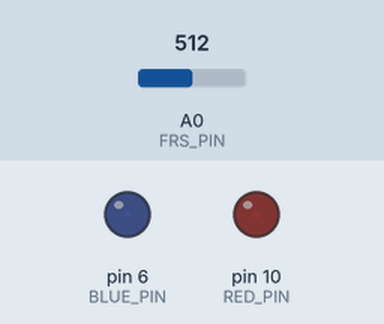
A sketch run on a simulated Arduino Uno, built with avr-gcc and run on an emulated ATmega328P. Shown: output pins drawn as LEDs (lit = HIGH). The inputs (shaded band) are chosen by the test bench; at power-on: A0 (FRS_PIN) = 512. What the sketch prints to the serial monitor is not drawn.

Above: at 1.3 s.
1.4 s: A0 (FRS_PIN) set to 0
At 3.9 s:
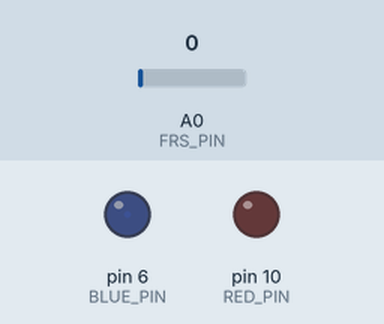
4.5 s: A0 (FRS_PIN) set to 122
At 19.3 s:
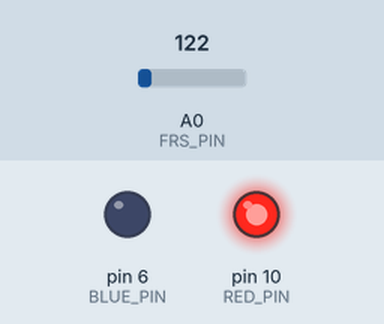
Timing chart, 0 to 21.5 s (numbered marks = the images above; inputs shaded):
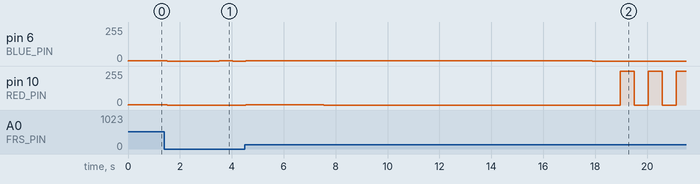

Measured:
- after the input at 1.4 s, pin 6 (BLUE_PIN): 1/255 → 0/255 after 0.11 s, → 1/255 2.0 s later, → 0/255 0.50 s later; pin 10 (RED_PIN): 1/255 → 0/255 after 0.11 s instead of 1.6 s
- after the input at 4.5 s, pin 10 (RED_PIN): 0/255 → 1/255 at once, → 0/255 3.0 s later, → 255/255 11.4 s later, → 0/255 0.54 s later, … (7 changes in this stretch)

The sketch:

WaterTime.ino
```cpp
#include <math.h>
#include <LiquidCrystal.h>
LiquidCrystal lcd(12,11,5,4,3,2);

const int FRS_PIN = A0;
const int RED_PIN = 10;
const int BLUE_PIN = 6;
const int standard = 6;
const int VOL_DIV = 100;
const int drinkStandard = 40;
const float SysV = 5; // Measured voltage of Ardunio 5V line
const float R_DIV= 977; // Measured resistance of 3.3k resistor
float force; // current force applied on the sensor
int weightRead,lastWeight,curRead,preRead;
float startTime, blinkTime, blinkPreTime, blinkInterval, pastInterval;
float drinkInterval = 10000;
int stable,flagFinalWeight, flagTimingState,flagCup, flagAlert, flagBlink;
void setup()
{

  Serial.begin(9600);
  pinMode (RED_PIN, OUTPUT);
  pinMode (BLUE_PIN, OUTPUT);
  /*lcd.begin(16,2);
  lcd.print("Ask the");
  lcd.setCursor(0,1);
  lcd.print("Crystal Ball!");*/
  flagFinalWeight = 0;
  flagTimingState = 0;
  stable = 0;
  weightRead = 0;
  lastWeight = 0;
  curRead = 0;
  preRead = 0;
  flagCup = 0;
  flagAlert = 0;
  blinkInterval = 1000;
  blinkTime = 0;
  blinkPreTime = 0;
  flagBlink = 0;
 // delay(5000);

}

void loop()
{
  force=0;

  preRead = curRead;
  int  fsrADC= analogRead(FRS_PIN);
  curRead = fsrADC;
   Serial.print("fsrRead: ");
   Serial.print(fsrADC);
   Serial.println();
   Serial.print("计时: ");
   Serial.println(String(flagTimingState));
   Serial.print("STABLE: ");
      Serial.println(String(stable));
  // If the FSR has no pressure, the resistance will be
  // near infinite. So the voltage should be near 0.
  if (fsrADC > VOL_DIV && stable != standard) // If the analog reading is non-zero
  {
    analogWrite(BLUE_PIN, HIGH);
      analogWrite(RED_PIN, HIGH);
    blinkTime = 0;
    flagBlink = 0;

   if(flagCup == 0 || flagCup == 3){
    flagCup = 1;
   }
    // Use ADC reading to calculate voltage:
    /*float fsrV = fsrADC * SysV/ 1023.0;
    // Use voltage and static resistor value to
    // calculate FSR resistance:
    float fsrR = R_DIV * (SysV /fsrV - 1.0);
    // Guesstimate force based on slopes in figure 3 of
    // FSR datasheet:
    float fsrG = 1.0 / fsrR; // Calculate conductance
    // Break parabolic curve down into two linear slopes:
    /*if (fsrR <= 600)
      force = (fsrG -0.00075) / 0.00000102639;
    else
     force =  fsrG / 0.000000700857;*/


    if (fabs(curRead - preRead) < 4 ){
      stable++;
    }
    else{
      stable = 0;
    }
  }

    if (stable >= standard  && flagCup != 0 && flagTimingState != 1 && flagTimingState != 3){
      weightRead = curRead;
      //Serial.print("Current Weight: ");
      Serial.println("开始计时啦！");
       Serial.print("Current Weight: ");
      Serial.println(String(weightRead));
     // flagFinalRead = 1;
     if(flagTimingState == 0){
      startTime = millis();
      flagTimingState = 1;
      analogWrite(BLUE_PIN, HIGH);
      analogWrite(RED_PIN, LOW);
     }
     if(flagTimingState == 2){
      flagTimingState = 3;
     }

    }

    if(fsrADC > VOL_DIV && flagCup != 0){

     Serial.print("Current Weight: ");
      Serial.println(String(weightRead));
      if(flagCup == 1 && flagTimingState == 1){
      pastInterval = millis() - startTime;
       Serial.print("Time has past: ");
      Serial.println(String(pastInterval / 1000));
      if(pastInterval > drinkInterval && flagCup == 1 ){
        flagAlert = 1;
        Serial.println("喝水啦！！！！");
        digitalWrite(BLUE_PIN, LOW);
        digitalWrite(RED_PIN, HIGH);
        myBlink(RED_PIN, blinkInterval);

      }
      }

      else if(fsrADC > VOL_DIV && pastInterval > drinkInterval && flagCup == 2 && stable == standard && flagTimingState == 3 ){

        preRead = curRead;


        if(fabs(weightRead - lastWeight) <= drinkStandard){
        Serial.println("--- 多喝点-----！");
        digitalWrite(BLUE_PIN, LOW);
        digitalWrite(RED_PIN, HIGH);

      }
      else {
        Serial.println("这儿了？？");
        flagAlert = 0;
        stable = 0;
        flagCup = 0;
        lastWeight = weightRead;
        weightRead = 0;
        lastWeight = 0;
        curRead = 0;
        preRead = 0;
        flagTimingState = 0;
       // flagFinalRead = 0;
        startTime = 0;
      }
    }

    }


  if (fsrADC < VOL_DIV && flagCup != 0){
    //Serial.println("水杯起来了");


       if(flagAlert == 1){
        flagCup = 2;
       lastWeight = weightRead;
       stable = 0;
        flagTimingState = 2;
       }

       else{
         flagCup = 3;
         stable = 0;
        lastWeight = weightRead;
        weightRead = 0;
        lastWeight = 0;
        curRead = 0;
        preRead = 0;
        flagTimingState = 0;
       // flagFinalRead = 0;
        startTime = 0;
       }

       Serial.println("--- 正在喝喝喝喝水-----！");
       analogWrite(BLUE_PIN, HIGH);
      analogWrite(RED_PIN, LOW);
      myBlink(BLUE_PIN, blinkInterval*2);
     }
   /*else{
    flagCup = 0;
    stable = 0;
     lastWeight = weightRead;
    weightRead = 0;
    curRead = 0;
    preRead = 0;
    flagTimingState = 0;
   // flagFinalRead = 0;
    startTime = 0;
   }*/


/*  Serial.println("Force: " + force + " g");
    Serial.println();
    Serial.println("Weight: " + weight + " g");
    Serial.println();*/

    delay(500);
}

void myBlink(int pin, float interval){
  if(flagBlink == 0){
    blinkTime = millis();
   // blinkPreTime = blinkTime;
    flagBlink = 1;
  }
  if(millis()- blinkTime < interval ){
    digitalWrite(pin, LOW);

  }
  else{
    blinkTime = millis();
  }
  return;
}
```
